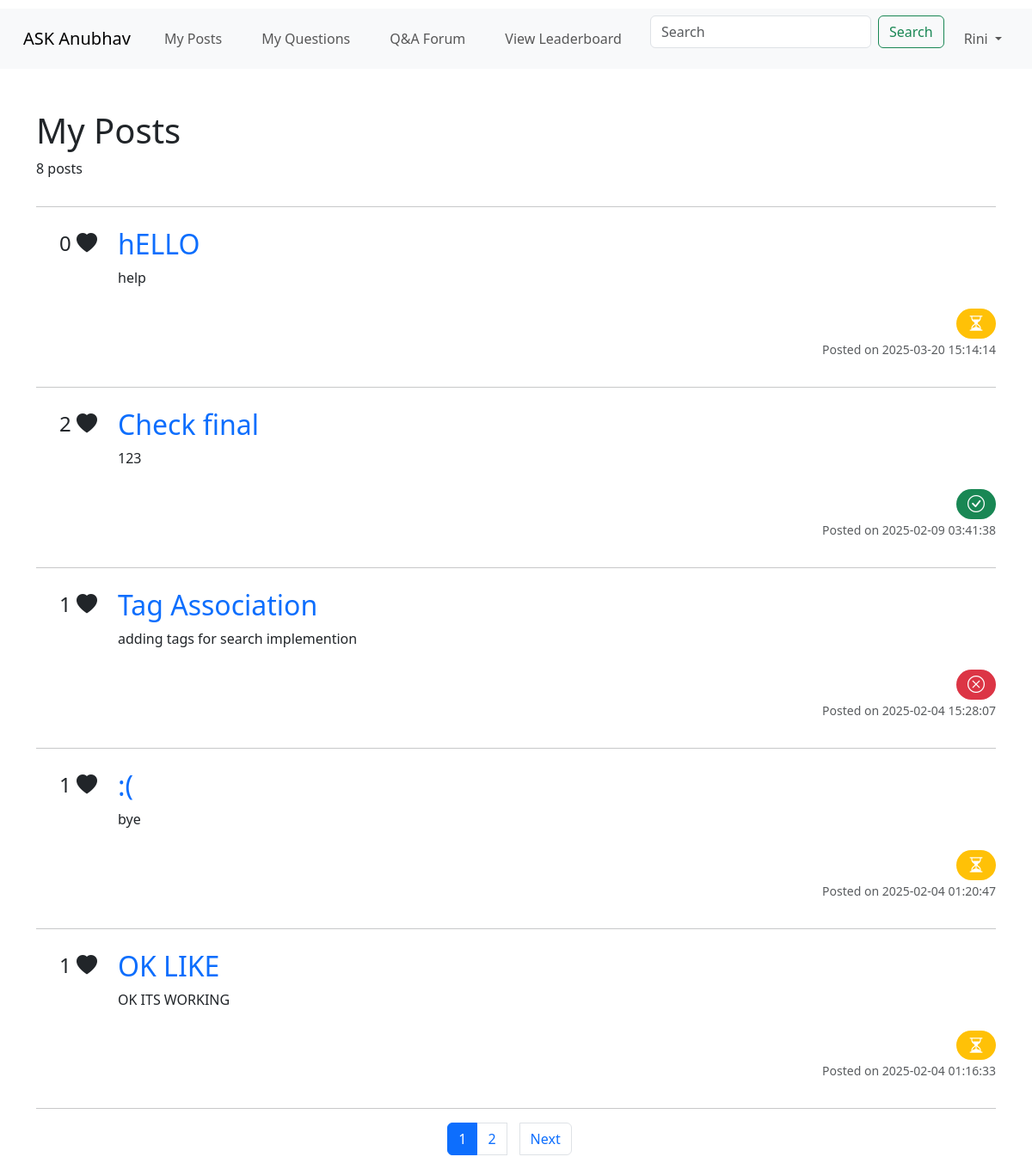
Page /my_posts (signed in) on the earlier database version.
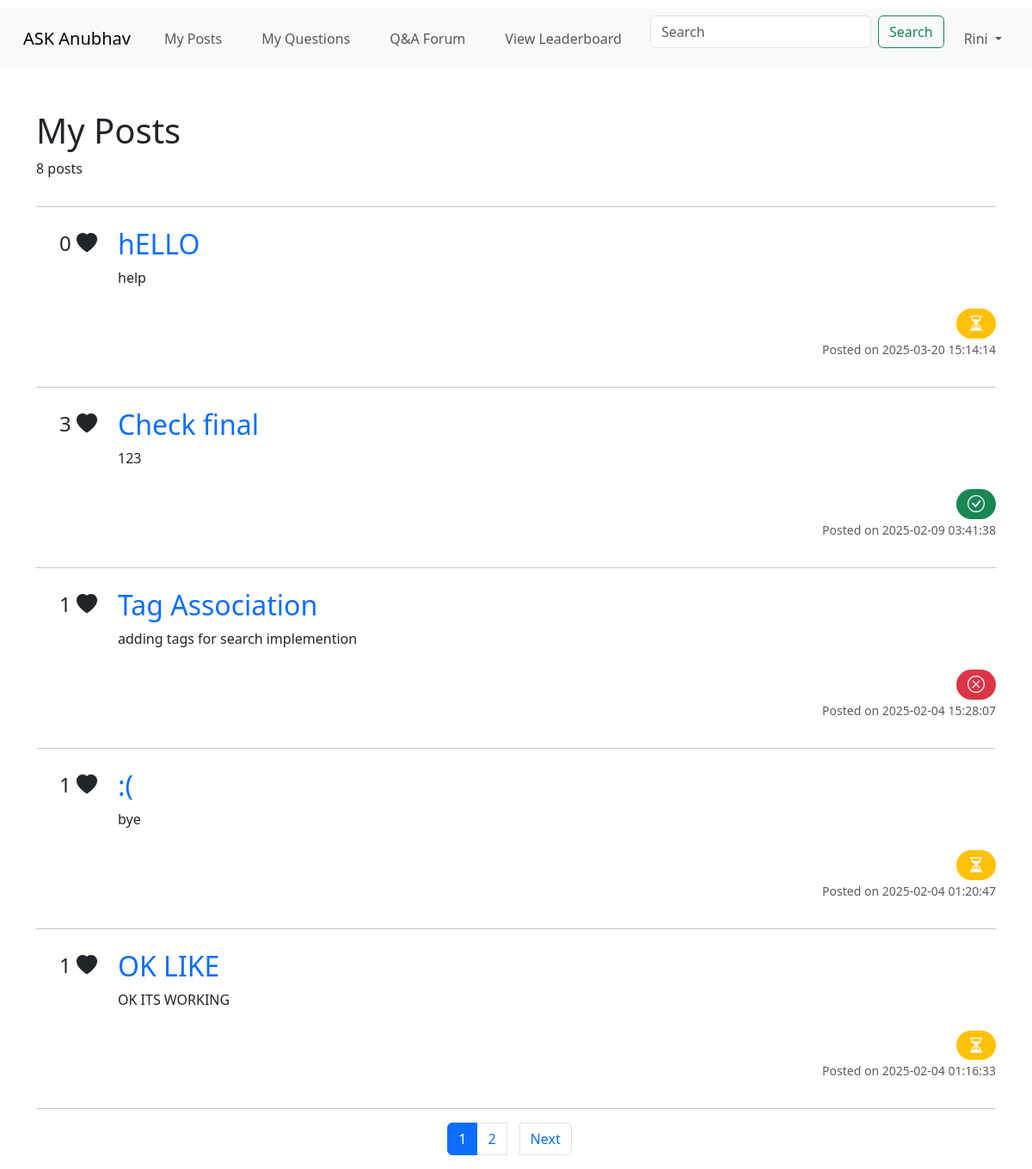
Same page on the later database version.
### merged.py (models this page shows, shortened)
class PostApproval(db.Model):
    __tablename__ = 'post_approval'
    id = db.Column(db.Integer, primary_key=True)
    post_id = db.Column(db.Integer, db.ForeignKey('post.id'), nullable=False)
    status = db.Column(db.String(20), default='pending')  # 'pending', 'approved', 'rejected'
    remark = db.Column(db.Text)
    approver_id = db.Column(db.Integer, nullable=True)  # ID of the faculty who approved/rejected
    approval_date = db.Column(db.DateTime, default=datetime.utcnow)
    post = db.relationship('Post', back_populates='approval')

class Post(db.Model):
    __tablename__ = 'post'
    id = db.Column(db.Integer, primary_key=True)
    title = db.Column(db.String(100), nullable=False)
    body = db.Column(db.Text, nullable=False)
    keywords = db.Column(db.String(255))
    date_of_post = db.Column(db.DateTime, default=lambda: datetime.now(timezone.utc))
    student_id = db.Column(db.Integer, nullable=False)
    like_count = db.Column(db.Integer, default=0)
    tags = db.relationship('Tag', secondary=post_tags, lazy='subquery', backref=db.backref('posts', lazy=True))
    approval = db.relationship('PostApproval', uselist=False, back_populates='post')

### merged.py (the view)
@app.route('/my_posts')
@student_required
def my_posts():
    try:
        if 'student_id' not in session:
            flash("Please log in to view your posts.", "warning")
            return redirect(url_for('login'))
        page = request.args.get('page', 1, type=int)
        student_id = session.get('student_id')
        total_posts = Post.query.filter_by(student_id=student_id).count()
        username = session.get('username')
        posts_query = db.session.query(
            Post, PostApproval.status
        ).outerjoin(PostApproval, Post.id == PostApproval.post_id).filter(
            Post.student_id == student_id
        ).order_by(Post.date_of_post.desc())
        pagination = posts_query.paginate(page=page, per_page=5, error_out=False)
        posts = pagination.items
        return render_template(
            'ASK_Anubhav/Student/my_posts.html',
            posts=posts,
            pagination=pagination,
            student_id=student_id,
            username=username,
            total_posts=total_posts
        )
    except Exception as e:
        flash(f"An error occurred while fetching your posts: {str(e)}", "danger")
        print("An error occurred while fetching your posts")
        return redirect(url_for('index'))

### merged.py (called while the page is built)
@app.context_processor
def inject_session():
    try:
        return dict(session=session)  # Inject session into all templates
    except Exception as e:
        print("Session not created due to: {str(e)}")
        return dict(session={})

def student_required(f):
    @wraps(f)
    def decorated_function(*args, **kwargs):
        if session.get('is_faculty') != 0:
            flash("Access restricted to students only!", "danger")
            return redirect(url_for('index'))  # Redirect to homepage
        return f(*args, **kwargs)
    return decorated_function

### templates/ASK_Anubhav/Student/my_posts.html (shortened to what the changed rows need)
<!DOCTYPE html>
<html lang="en">
<head>
    <link rel="stylesheet" href="./static/style.css" />
    <link
      href="https://cdn.jsdelivr.net/npm/bootstrap@5.3.3/dist/css/bootstrap.min.css"
      rel="stylesheet"
    />
    <link href="https://cdn.jsdelivr.net/npm/bootstrap-icons/font/bootstrap-icons.css" rel="stylesheet">
</head>
<body>
    <div class="container">
      <div class="row mt-5">
        <div class="col-md-9 ">
          <h1>My Posts</h1>
        </div>
      </div>
      <div class="row">
      <div>
        <hr />
        {% for post, approval_status in posts %}
        <div class="row mt-4" onclick="window.location='{{ url_for('post_details', post_id=post.id) }}';"
         style="cursor: pointer;">
          <div class="col-1 col-sm-1 col-md-1 col-xs-1 text-end">
            <p style="font-size: 24px;">{{ post.like_count }} <i class="bi bi-heart-fill"></i></p>
          </div>
          <div class="col-10 col-sm-10 col-md-10 col-xs-10">
            <a class="anchor-tag" href="{{ url_for('post_details', post_id=post.id) }}" style="text-decoration:none;">
              <h2>{{ post.title }}</h2>
            </a>
            <p>{{ post.body[:350] }}
            </p>
          </div>
          <div class="mt-2 text-end">
                    {% if approval_status == "Approved" %}
                        <span class="badge bg-success rounded-pill fs-5" title="Approved"><i class="bi bi-check-circle"></i></span>
                    {% elif approval_status == "Rejected" %}
                        <span class="badge bg-danger rounded-pill fs-5" title="Rejected"><i class="bi bi-x-circle"></i></span>
                    {% else %}
                        <span class="badge bg-warning rounded-pill fs-5" title="Pending"><i class="bi bi-hourglass-split"></i></span>
                    {% endif %}
          </div>
        </div>
          <div class="row">
            <div class="text-end">
              <p class="">
                <small class="text-body-secondary">Posted on {{ post.date_of_post.strftime('%Y-%m-%d %H:%M:%S') }}</small>
              </p>
            </div>
          </div>
      <hr />
      {% endfor %}
    </div>
</body>
</html>

Differences in the rows shown:
changed through a linked row, PostApproval "Check final": like_count "2" → "3"
